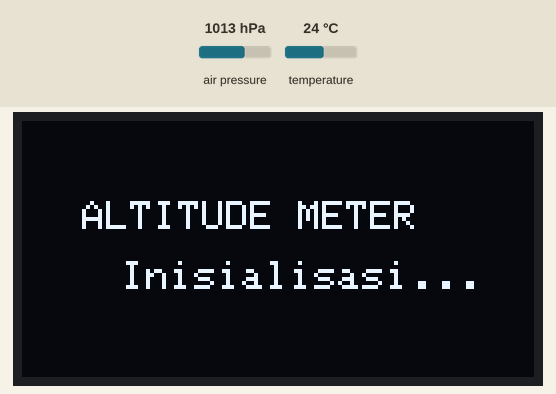
A sketch run on a simulated ESP32. On the bench: 128×64 one-colour display. Inputs (shaded band) come from the test bench; at power-on: air pressure 1013 hPa, temperature 24 °C. What the sketch prints to the serial monitor is not drawn.

Above: at 1.1 s.
At 4.2 s:
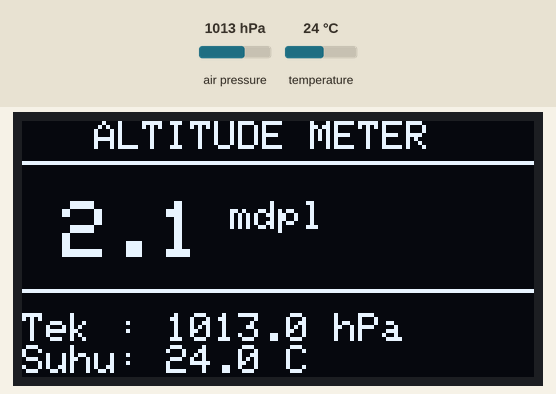
4.3 s: air pressure set to 952 hPa
At 5.8 s:
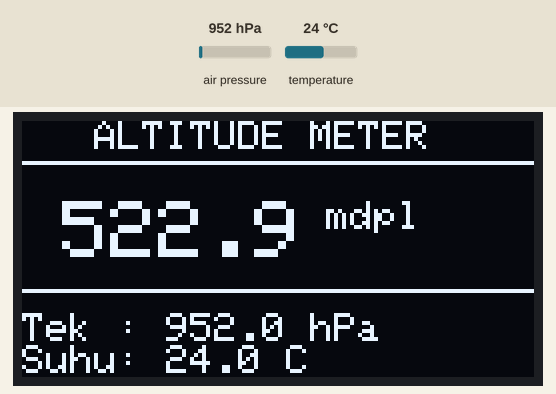
6.1 s: temperature set to 12 °C
At 7.0 s:
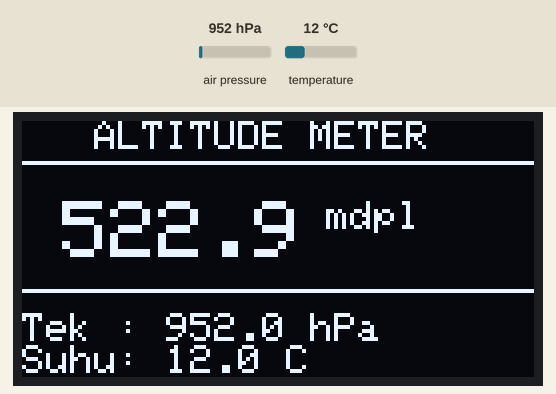
7.6 s: air pressure set to 975 hPa
At 8.1 s:
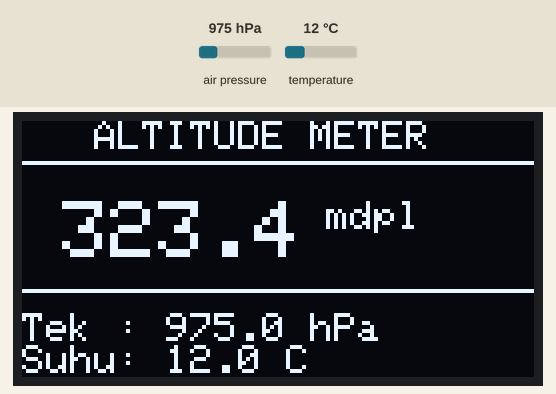
9.1 s: temperature set to 19 °C
Timing chart, 0 to 11.7 s (numbered marks = the images above; inputs shaded):
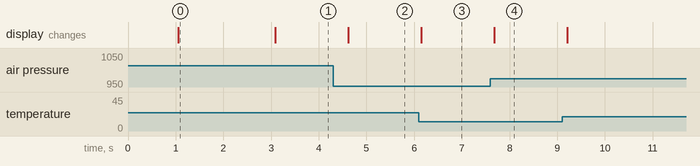

Measured:
- after the input at 4.3 s, the display: changes after 0.32 s (image 2)
- after the input at 6.1 s, the display: changes after 0.05 s (image 3)
- after the input at 7.6 s, the display: changes after 0.08 s (image 4)
- what the display in image 0 shows lasts 2.0 s, from 1.1 s to 3.1 s

The sketch:

main.ino
```cpp
#include <Wire.h>
#include <Adafruit_BMP280.h>
#include <Adafruit_GFX.h>
#include <Adafruit_SSD1306.h>

// Ukuran Layar OLED (128x64 piksel)
#define SCREEN_WIDTH 128
#define SCREEN_HEIGHT 64

// Menggunakan Pin I2C Default ESP32 (SDA = 21, SCL = 22)
#define SDA_PIN 21
#define SCL_PIN 22

// Tekanan udara rata-rata tingkat laut standar (dalam hPa)
#define SEALEVELPRESSURE_HPA (1013.25)

// Inisialisasi Objek Sensor & Display
Adafruit_BMP280 bmp;
Adafruit_SSD1306 display(SCREEN_WIDTH, SCREEN_HEIGHT, &Wire, -1);

void setup() {
  Serial.begin(115200);
  delay(1000);

  // Inisialisasi jalur I2C pada Pin 21 & 22
  Wire.begin(SDA_PIN, SCL_PIN);

  // Inisialisasi Layar OLED (Alamat I2C: 0x3C)
  if(!display.begin(SSD1306_SWITCHCAPVCC, 0x3C)) {
    Serial.println(F("Gagal menemukan layar OLED!"));
    for(;;);
  }

  // Inisialisasi Sensor BMP280 (Mencoba alamat 0x76, jika gagal coba 0x77)
  if (!bmp.begin(0x76)) {
    if (!bmp.begin(0x77)) {
      Serial.println(F("Gagal menemukan sensor BMP280! Cek kembali perkawatan kabelnya."));
      display.clearDisplay();
      display.setTextSize(1);
      display.setTextColor(WHITE);
      display.setCursor(0, 20);
      display.println("BMP280 Error/Cek Kabel");
      display.display();
      for(;;);
    }
  }

  /* Setting default sampling BMP280 untuk hasil pembacaan presisi */
  bmp.setSampling(Adafruit_BMP280::MODE_NORMAL,
                  Adafruit_BMP280::SAMPLING_X2,
                  Adafruit_BMP280::SAMPLING_X16,
                  Adafruit_BMP280::FILTER_X16,
                  Adafruit_BMP280::STANDBY_MS_500);

  // Tampilan Awal / Splash Screen
  display.clearDisplay();
  display.setTextColor(WHITE);
  display.setTextSize(1);
  display.setCursor(15, 20);
  display.println("ALTITUDE METER");
  display.setCursor(25, 35);
  display.println("Inisialisasi...");
  display.display();
  delay(2000);
}

void loop() {
  // Pembacaan data dari sensor BMP280
  float temp = bmp.readTemperature();                       // Suhu (°C)
  float pressure = bmp.readPressure() / 100.0F;              // Tekanan (hPa)
  float altitude = bmp.readAltitude(SEALEVELPRESSURE_HPA);    // Ketinggian (MDPL)

  // Cetak ke Serial Monitor
  Serial.print("Suhu: "); Serial.print(temp); Serial.println(" *C");
  Serial.print("Tekanan: "); Serial.print(pressure); Serial.println(" hPa");
  Serial.print("Ketinggian: "); Serial.print(altitude); Serial.println(" m");
  Serial.println("--------------------------------");

  // Tampilkan Informasi pada Layar OLED
  display.clearDisplay();

  // Header
  display.setTextSize(1);
  display.setCursor(18, 0);
  display.println("ALTITUDE METER");
  display.drawLine(0, 10, 128, 10, WHITE);

  // Nilai MDPL Utama
  display.setTextSize(2);
  display.setCursor(10, 20);
  display.print(altitude, 1);
  display.setTextSize(1);
  display.println(" mdpl");

  // Garis pembatas bawah
  display.drawLine(0, 42, 128, 42, WHITE);

  // Informasi Tekanan Udara & Suhu
  display.setTextSize(1);
  display.setCursor(0, 48);
  display.print("Tek : ");
  display.print(pressure, 1);
  display.print(" hPa");

  display.setCursor(0, 56);
  display.print("Suhu: ");
  display.print(temp, 1);
  display.print(" C");

  // Perbarui tampilan OLED
  display.display();

  delay(1500);
}
```
